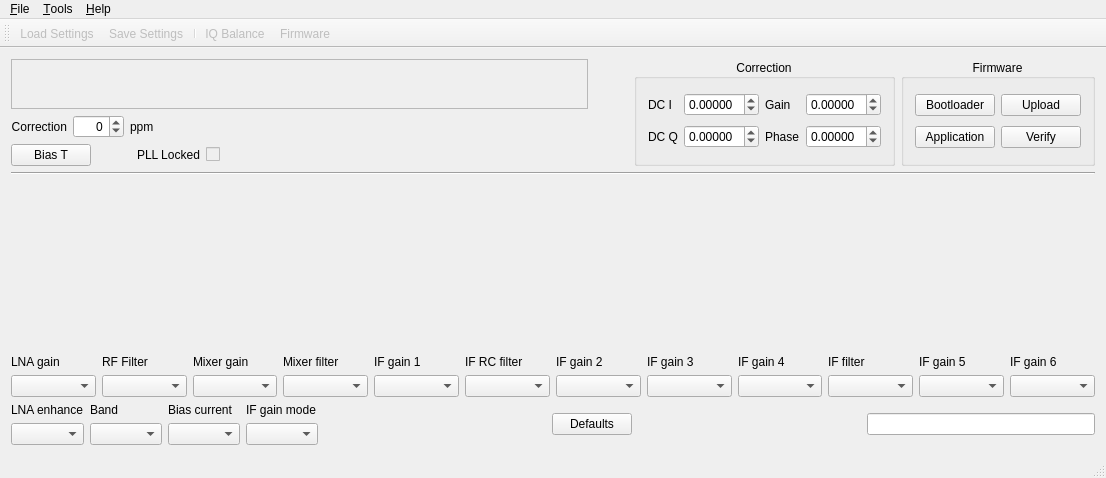
<?xml version="1.0" encoding="UTF-8"?>
<ui version="4.0">
 <class>MainWindow</class>
 <widget class="QMainWindow" name="MainWindow">
  <property name="geometry">
   <rect>
    <x>0</x>
    <y>0</y>
    <width>1106</width>
    <height>478</height>
   </rect>
  </property>
  <property name="windowTitle">
   <string>FUNcube Dongle Controller</string>
  </property>
  <property name="windowIcon">
   <iconset resource="qthid.qrc">
    <normaloff>:/qthid/images/qthid.png</normaloff>:/qthid/images/qthid.png</iconset>
  </property>
  <property name="unifiedTitleAndToolBarOnMac">
   <bool>true</bool>
  </property>
  <widget class="QWidget" name="centralWidget">
   <layout class="QVBoxLayout" name="verticalLayout_2">
    <item>
     <layout class="QHBoxLayout" name="horizontalLayout_4">
      <item>
       <layout class="QVBoxLayout" name="verticalLayout">
        <item>
         <widget class="CFreqCtrl" name="freqCtrl">
          <property name="sizePolicy">
           <sizepolicy hsizetype="Preferred" vsizetype="Preferred">
            <horstretch>0</horstretch>
            <verstretch>0</verstretch>
           </sizepolicy>
          </property>
          <property name="minimumSize">
           <size>
            <width>0</width>
            <height>50</height>
           </size>
          </property>
          <property name="frameShape">
           <enum>QFrame::StyledPanel</enum>
          </property>
          <property name="frameShadow">
           <enum>QFrame::Raised</enum>
          </property>
         </widget>
        </item>
        <item>
         <layout class="QHBoxLayout" name="horizontalLayout_3">
          <property name="sizeConstraint">
           <enum>QLayout::SetMinimumSize</enum>
          </property>
          <item>
           <widget class="QLabel" name="labelCorrection">
            <property name="sizePolicy">
             <sizepolicy hsizetype="Preferred" vsizetype="Minimum">
              <horstretch>0</horstretch>
              <verstretch>0</verstretch>
             </sizepolicy>
            </property>
            <property name="text">
             <string>Correction</string>
            </property>
            <property name="alignment">
             <set>Qt::AlignRight|Qt::AlignTrailing|Qt::AlignVCenter</set>
            </property>
           </widget>
          </item>
          <item>
           <widget class="QSpinBox" name="spinBoxCorr">
            <property name="sizePolicy">
             <sizepolicy hsizetype="Preferred" vsizetype="Minimum">
              <horstretch>0</horstretch>
              <verstretch>0</verstretch>
             </sizepolicy>
            </property>
            <property name="toolTip">
             <string>Frequency correction</string>
            </property>
            <property name="statusTip">
             <string>Frequency correction</string>
            </property>
            <property name="alignment">
             <set>Qt::AlignRight|Qt::AlignTrailing|Qt::AlignVCenter</set>
            </property>
            <property name="minimum">
             <number>-500</number>
            </property>
            <property name="maximum">
             <number>500</number>
            </property>
           </widget>
          </item>
          <item>
           <widget class="QLabel" name="labelCorrection_2">
            <property name="sizePolicy">
             <sizepolicy hsizetype="Preferred" vsizetype="Minimum">
              <horstretch>0</horstretch>
              <verstretch>0</verstretch>
             </sizepolicy>
            </property>
            <property name="text">
             <string>ppm</string>
            </property>
           </widget>
          </item>
          <item>
           <spacer name="horizontalSpacer_4">
            <property name="orientation">
             <enum>Qt::Horizontal</enum>
            </property>
            <property name="sizeHint" stdset="0">
             <size>
              <width>40</width>
              <height>20</height>
             </size>
            </property>
           </spacer>
          </item>
         </layout>
        </item>
        <item>
         <layout class="QHBoxLayout" name="horizontalLayout">
          <item>
           <widget class="QPushButton" name="pushButtonBiasT">
            <property name="sizePolicy">
             <sizepolicy hsizetype="Minimum" vsizetype="Fixed">
              <horstretch>0</horstretch>
              <verstretch>0</verstretch>
             </sizepolicy>
            </property>
            <property name="toolTip">
             <string>Switch power to bias tee ON/OFF.
Requires FCD with S/N TBD or above.</string>
            </property>
            <property name="statusTip">
             <string>Bias T ON/OFF</string>
            </property>
            <property name="text">
             <string>Bias T</string>
            </property>
            <property name="checkable">
             <bool>true</bool>
            </property>
           </widget>
          </item>
          <item>
           <spacer name="horizontalSpacer_6">
            <property name="orientation">
             <enum>Qt::Horizontal</enum>
            </property>
            <property name="sizeType">
             <enum>QSizePolicy::Minimum</enum>
            </property>
            <property name="sizeHint" stdset="0">
             <size>
              <width>40</width>
              <height>20</height>
             </size>
            </property>
           </spacer>
          </item>
          <item>
           <widget class="QLabel" name="labelPLLlock">
            <property name="text">
             <string>PLL Locked</string>
            </property>
           </widget>
          </item>
          <item>
           <widget class="QCheckBox" name="checkBoxPLLLock">
            <property name="enabled">
             <bool>false</bool>
            </property>
            <property name="text">
             <string/>
            </property>
            <property name="checkable">
             <bool>true</bool>
            </property>
            <property name="checked">
             <bool>false</bool>
            </property>
            <property name="autoExclusive">
             <bool>false</bool>
            </property>
            <property name="tristate">
             <bool>false</bool>
            </property>
           </widget>
          </item>
          <item>
           <spacer name="horizontalSpacer_3">
            <property name="orientation">
             <enum>Qt::Horizontal</enum>
            </property>
            <property name="sizeHint" stdset="0">
             <size>
              <width>40</width>
              <height>20</height>
             </size>
            </property>
           </spacer>
          </item>
         </layout>
        </item>
       </layout>
      </item>
      <item>
       <spacer name="horizontalSpacer_5">
        <property name="orientation">
         <enum>Qt::Horizontal</enum>
        </property>
        <property name="sizeType">
         <enum>QSizePolicy::Preferred</enum>
        </property>
        <property name="sizeHint" stdset="0">
         <size>
          <width>40</width>
          <height>20</height>
         </size>
        </property>
       </spacer>
      </item>
      <item>
       <widget class="QGroupBox" name="groupBoxFreqCorr">
        <property name="title">
         <string>Correction</string>
        </property>
        <property name="alignment">
         <set>Qt::AlignCenter</set>
        </property>
        <layout class="QGridLayout" name="gridLayout_5">
         <item row="0" column="0">
          <widget class="QLabel" name="labelDCI">
           <property name="text">
            <string>DC I</string>
           </property>
          </widget>
         </item>
         <item row="0" column="1">
          <widget class="QDoubleSpinBox" name="doubleSpinBoxDCI">
           <property name="decimals">
            <number>5</number>
           </property>
           <property name="minimum">
            <double>-1.000000000000000</double>
           </property>
           <property name="maximum">
            <double>1.000000000000000</double>
           </property>
           <property name="singleStep">
            <double>0.000030000000000</double>
           </property>
           <property name="value">
            <double>0.000000000000000</double>
           </property>
          </widget>
         </item>
         <item row="0" column="2">
          <widget class="QLabel" name="labelGain">
           <property name="text">
            <string>Gain</string>
           </property>
          </widget>
         </item>
         <item row="0" column="3">
          <widget class="QDoubleSpinBox" name="doubleSpinBoxGain">
           <property name="readOnly">
            <bool>false</bool>
           </property>
           <property name="decimals">
            <number>5</number>
           </property>
           <property name="minimum">
            <double>-1.000000000000000</double>
           </property>
           <property name="maximum">
            <double>1.000000000000000</double>
           </property>
           <property name="singleStep">
            <double>0.000030000000000</double>
           </property>
          </widget>
         </item>
         <item row="1" column="0">
          <widget class="QLabel" name="labelDCQ">
           <property name="text">
            <string>DC Q</string>
           </property>
          </widget>
         </item>
         <item row="1" column="1">
          <widget class="QDoubleSpinBox" name="doubleSpinBoxDCQ">
           <property name="decimals">
            <number>5</number>
           </property>
           <property name="minimum">
            <double>-1.000000000000000</double>
           </property>
           <property name="maximum">
            <double>1.000000000000000</double>
           </property>
           <property name="singleStep">
            <double>0.000030000000000</double>
           </property>
          </widget>
         </item>
         <item row="1" column="2">
          <widget class="QLabel" name="labelPhase">
           <property name="text">
            <string>Phase</string>
           </property>
          </widget>
         </item>
         <item row="1" column="3">
          <widget class="QDoubleSpinBox" name="doubleSpinBoxPhase">
           <property name="decimals">
            <number>5</number>
           </property>
           <property name="minimum">
            <double>-1.000000000000000</double>
           </property>
           <property name="maximum">
            <double>1.000000000000000</double>
           </property>
           <property name="singleStep">
            <double>0.000030000000000</double>
           </property>
          </widget>
         </item>
        </layout>
       </widget>
      </item>
      <item>
       <widget class="QGroupBox" name="groupBoxFw">
        <property name="title">
         <string>Firmware</string>
        </property>
        <property name="alignment">
         <set>Qt::AlignCenter</set>
        </property>
        <layout class="QGridLayout" name="gridLayout">
         <item row="1" column="1">
          <widget class="QPushButton" name="pushButtonVerifyFirmware">
           <property name="toolTip">
            <string>Verify the firmware on the FCD</string>
           </property>
           <property name="statusTip">
            <string>Verify the firmware</string>
           </property>
           <property name="whatsThis">
            <string>Verify the firmware in the Funcube Dongle against a firmware on disk</string>
           </property>
           <property name="text">
            <string>Verify</string>
           </property>
          </widget>
         </item>
         <item row="0" column="1">
          <widget class="QPushButton" name="pushButtonUpdateFirmware">
           <property name="sizePolicy">
            <sizepolicy hsizetype="Minimum" vsizetype="Fixed">
             <horstretch>0</horstretch>
             <verstretch>0</verstretch>
            </sizepolicy>
           </property>
           <property name="toolTip">
            <string>Upload new firmware</string>
           </property>
           <property name="statusTip">
            <string>Upload new firmware</string>
           </property>
           <property name="whatsThis">
            <string>Click this buttin to upload new firmware to the Funcube Dongle</string>
           </property>
           <property name="text">
            <string>Upload</string>
           </property>
          </widget>
         </item>
         <item row="1" column="0">
          <widget class="QPushButton" name="pushButtonBLReset">
           <property name="sizePolicy">
            <sizepolicy hsizetype="Minimum" vsizetype="Fixed">
             <horstretch>0</horstretch>
             <verstretch>0</verstretch>
            </sizepolicy>
           </property>
           <property name="toolTip">
            <string>Switch to application mode</string>
           </property>
           <property name="statusTip">
            <string>Switch to application mode</string>
           </property>
           <property name="whatsThis">
            <string>This button switches the Funcube Dongle back to application mode</string>
           </property>
           <property name="text">
            <string>Application</string>
           </property>
          </widget>
         </item>
         <item row="0" column="0">
          <widget class="QPushButton" name="pushButtonAppReset">
           <property name="sizePolicy">
            <sizepolicy hsizetype="Minimum" vsizetype="Fixed">
             <horstretch>0</horstretch>
             <verstretch>0</verstretch>
            </sizepolicy>
           </property>
           <property name="toolTip">
            <string>Switch to bootloader mode</string>
           </property>
           <property name="statusTip">
            <string>Switch to bootloader mode</string>
           </property>
           <property name="whatsThis">
            <string>This button switches the Funcube Dongle to bootloader mode where you can upload new firmware</string>
           </property>
           <property name="text">
            <string>Bootloader</string>
           </property>
           <property name="checkable">
            <bool>false</bool>
           </property>
          </widget>
         </item>
        </layout>
       </widget>
      </item>
     </layout>
    </item>
    <item>
     <widget class="Line" name="line">
      <property name="orientation">
       <enum>Qt::Horizontal</enum>
      </property>
     </widget>
    </item>
    <item>
     <widget class="QLabel" name="labelRfChain">
      <property name="sizePolicy">
       <sizepolicy hsizetype="MinimumExpanding" vsizetype="MinimumExpanding">
        <horstretch>0</horstretch>
        <verstretch>0</verstretch>
       </sizepolicy>
      </property>
      <property name="text">
       <string/>
      </property>
      <property name="pixmap">
       <pixmap resource="qthid.qrc">:/qthid/images/rfchain.png</pixmap>
      </property>
     </widget>
    </item>
    <item>
     <layout class="QGridLayout" name="gridLayout_4">
      <item row="0" column="0">
       <widget class="QLabel" name="labelLNAGain">
        <property name="text">
         <string>LNA gain</string>
        </property>
       </widget>
      </item>
      <item row="0" column="2">
       <widget class="QLabel" name="labelMixerGain">
        <property name="text">
         <string>Mixer gain</string>
        </property>
       </widget>
      </item>
      <item row="0" column="3">
       <widget class="QLabel" name="labelMixerFilter">
        <property name="text">
         <string>Mixer filter</string>
        </property>
       </widget>
      </item>
      <item row="0" column="4">
       <widget class="QLabel" name="labelIFGain1">
        <property name="text">
         <string>IF gain 1</string>
        </property>
       </widget>
      </item>
      <item row="0" column="5">
       <widget class="QLabel" name="labelIFRCfilter">
        <property name="text">
         <string>IF RC filter</string>
        </property>
       </widget>
      </item>
      <item row="0" column="6">
       <widget class="QLabel" name="labelIFGain2">
        <property name="text">
         <string>IF gain 2</string>
        </property>
       </widget>
      </item>
      <item row="0" column="7">
       <widget class="QLabel" name="labelIFGain3">
        <property name="text">
         <string>IF gain 3</string>
        </property>
       </widget>
      </item>
      <item row="0" column="8">
       <widget class="QLabel" name="label">
        <property name="text">
         <string>IF gain 4</string>
        </property>
       </widget>
      </item>
      <item row="0" column="9">
       <widget class="QLabel" name="labelFilter">
        <property name="text">
         <string>IF filter</string>
        </property>
       </widget>
      </item>
      <item row="0" column="10">
       <widget class="QLabel" name="labelIFGain5">
        <property name="text">
         <string>IF gain 5</string>
        </property>
       </widget>
      </item>
      <item row="0" column="11">
       <widget class="QLabel" name="labelIFGain6">
        <property name="text">
         <string>IF gain 6</string>
        </property>
       </widget>
      </item>
      <item row="1" column="0">
       <widget class="QComboBox" name="comboBoxLNAGain"/>
      </item>
      <item row="1" column="1">
       <widget class="QComboBox" name="comboBoxRfFilter">
        <property name="toolTip">
         <string>RF filter. Filter bank depends on current band selection.
This is selected automatically by the Funcube Dongle whenever
the frequency changes but you can force it to use a specific filter.</string>
        </property>
        <property name="statusTip">
         <string>Choose a different RF filter</string>
        </property>
       </widget>
      </item>
      <item row="1" column="2">
       <widget class="QComboBox" name="comboBoxMixerGain"/>
      </item>
      <item row="1" column="3">
       <widget class="QComboBox" name="comboBoxMixerFilter"/>
      </item>
      <item row="1" column="4">
       <widget class="QComboBox" name="comboBoxIFGain1"/>
      </item>
      <item row="1" column="5">
       <widget class="QComboBox" name="comboBoxIFRCFilter"/>
      </item>
      <item row="1" column="6">
       <widget class="QComboBox" name="comboBoxIFGain2"/>
      </item>
      <item row="1" column="7">
       <widget class="QComboBox" name="comboBoxIFGain3"/>
      </item>
      <item row="1" column="8">
       <widget class="QComboBox" name="comboBoxIFGain4"/>
      </item>
      <item row="1" column="9">
       <widget class="QComboBox" name="comboBoxIFFilter"/>
      </item>
      <item row="1" column="10">
       <widget class="QComboBox" name="comboBoxIFGain5"/>
      </item>
      <item row="1" column="11">
       <widget class="QComboBox" name="comboBoxIFGain6"/>
      </item>
      <item row="0" column="1">
       <widget class="QLabel" name="labelRFFilter">
        <property name="text">
         <string>RF Filter</string>
        </property>
       </widget>
      </item>
     </layout>
    </item>
    <item>
     <layout class="QHBoxLayout" name="horizontalLayout_2">
      <item>
       <layout class="QGridLayout" name="gridLayout_3">
        <item row="0" column="1">
         <widget class="QLabel" name="labelBand">
          <property name="text">
           <string>Band</string>
          </property>
         </widget>
        </item>
        <item row="0" column="2">
         <widget class="QLabel" name="labelBiasCurrent">
          <property name="text">
           <string>Bias current</string>
          </property>
         </widget>
        </item>
        <item row="0" column="3">
         <widget class="QLabel" name="labelIFgainmode">
          <property name="text">
           <string>IF gain mode</string>
          </property>
         </widget>
        </item>
        <item row="1" column="0">
         <widget class="QComboBox" name="comboBoxLNAEnhance"/>
        </item>
        <item row="1" column="1">
         <widget class="QComboBox" name="comboBoxBand">
          <property name="enabled">
           <bool>true</bool>
          </property>
          <property name="toolTip">
           <string>Frequency band. Determines available RF filters.
The frequency band is updated automatically by the Funcube Dongle
whenever the frequency changes, but you can also force the dongle to
a specific band.</string>
          </property>
          <property name="statusTip">
           <string>Choose a different frequency band</string>
          </property>
         </widget>
        </item>
        <item row="1" column="2">
         <widget class="QComboBox" name="comboBoxBiasCurrent"/>
        </item>
        <item row="1" column="3">
         <widget class="QComboBox" name="comboBoxIFGainMode"/>
        </item>
        <item row="0" column="0">
         <widget class="QLabel" name="labelLNAEnhance">
          <property name="text">
           <string>LNA enhance</string>
          </property>
         </widget>
        </item>
       </layout>
      </item>
      <item>
       <spacer name="horizontalSpacer">
        <property name="orientation">
         <enum>Qt::Horizontal</enum>
        </property>
        <property name="sizeHint" stdset="0">
         <size>
          <width>40</width>
          <height>20</height>
         </size>
        </property>
       </spacer>
      </item>
      <item>
       <widget class="QPushButton" name="pushButtonDefaults">
        <property name="toolTip">
         <string>Reset FCD to default settings</string>
        </property>
        <property name="statusTip">
         <string>Load defaults</string>
        </property>
        <property name="text">
         <string>Defaults</string>
        </property>
       </widget>
      </item>
      <item>
       <spacer name="horizontalSpacer_2">
        <property name="orientation">
         <enum>Qt::Horizontal</enum>
        </property>
        <property name="sizeHint" stdset="0">
         <size>
          <width>40</width>
          <height>20</height>
         </size>
        </property>
       </spacer>
      </item>
      <item>
       <widget class="QLineEdit" name="fcdStatusLine">
        <property name="sizePolicy">
         <sizepolicy hsizetype="MinimumExpanding" vsizetype="Fixed">
          <horstretch>0</horstretch>
          <verstretch>0</verstretch>
         </sizepolicy>
        </property>
        <property name="alignment">
         <set>Qt::AlignCenter</set>
        </property>
        <property name="readOnly">
         <bool>true</bool>
        </property>
       </widget>
      </item>
     </layout>
    </item>
   </layout>
  </widget>
  <widget class="QMenuBar" name="menuBar">
   <property name="geometry">
    <rect>
     <x>0</x>
     <y>0</y>
     <width>1106</width>
     <height>25</height>
    </rect>
   </property>
   <widget class="QMenu" name="menuFile">
    <property name="title">
     <string>&amp;File</string>
    </property>
    <addaction name="actionLoad"/>
    <addaction name="actionSave"/>
    <addaction name="separator"/>
    <addaction name="actionQuit"/>
   </widget>
   <widget class="QMenu" name="menuHelp">
    <property name="title">
     <string>&amp;Help</string>
    </property>
    <addaction name="actionAbout"/>
    <addaction name="actionAboutQt"/>
   </widget>
   <widget class="QMenu" name="menu_Tools">
    <property name="title">
     <string>&amp;Tools</string>
    </property>
    <addaction name="actionFirmware"/>
    <addaction name="actionBalance"/>
   </widget>
   <addaction name="menuFile"/>
   <addaction name="menu_Tools"/>
   <addaction name="menuHelp"/>
  </widget>
  <widget class="QToolBar" name="mainToolBar">
   <property name="toolButtonStyle">
    <enum>Qt::ToolButtonFollowStyle</enum>
   </property>
   <attribute name="toolBarArea">
    <enum>TopToolBarArea</enum>
   </attribute>
   <attribute name="toolBarBreak">
    <bool>false</bool>
   </attribute>
   <addaction name="actionLoad"/>
   <addaction name="actionSave"/>
   <addaction name="separator"/>
   <addaction name="actionBalance"/>
   <addaction name="actionFirmware"/>
  </widget>
  <widget class="QStatusBar" name="statusBar"/>
  <action name="actionAbout">
   <property name="icon">
    <iconset resource="qthid.qrc">
     <normaloff>:/qthid/images/info.png</normaloff>:/qthid/images/info.png</iconset>
   </property>
   <property name="text">
    <string>About</string>
   </property>
   <property name="toolTip">
    <string>Information about Qthid</string>
   </property>
  </action>
  <action name="actionAboutQt">
   <property name="icon">
    <iconset resource="qthid.qrc">
     <normaloff>:/qthid/images/info.png</normaloff>:/qthid/images/info.png</iconset>
   </property>
   <property name="text">
    <string>About Qt</string>
   </property>
   <property name="toolTip">
    <string>Information about Qt</string>
   </property>
  </action>
  <action name="actionQuit">
   <property name="icon">
    <iconset resource="qthid.qrc">
     <normaloff>:/qthid/images/quit.png</normaloff>:/qthid/images/quit.png</iconset>
   </property>
   <property name="text">
    <string>&amp;Quit</string>
   </property>
   <property name="shortcut">
    <string>Ctrl+Q</string>
   </property>
  </action>
  <action name="actionLoad">
   <property name="enabled">
    <bool>false</bool>
   </property>
   <property name="icon">
    <iconset resource="qthid.qrc">
     <normaloff>:/qthid/images/open.png</normaloff>:/qthid/images/open.png</iconset>
   </property>
   <property name="text">
    <string>Load Settings</string>
   </property>
   <property name="toolTip">
    <string>Load FCD settings from file</string>
   </property>
   <property name="statusTip">
    <string>Load FCD settings from a file</string>
   </property>
  </action>
  <action name="actionSave">
   <property name="enabled">
    <bool>false</bool>
   </property>
   <property name="icon">
    <iconset resource="qthid.qrc">
     <normaloff>:/qthid/images/save.png</normaloff>:/qthid/images/save.png</iconset>
   </property>
   <property name="text">
    <string>Save Settings</string>
   </property>
   <property name="toolTip">
    <string>Save FCD settings to file</string>
   </property>
   <property name="statusTip">
    <string>Save FCD settings to a file</string>
   </property>
  </action>
  <action name="actionBalance">
   <property name="enabled">
    <bool>false</bool>
   </property>
   <property name="icon">
    <iconset resource="qthid.qrc">
     <normaloff>:/qthid/images/iq.png</normaloff>:/qthid/images/iq.png</iconset>
   </property>
   <property name="text">
    <string>IQ Balance</string>
   </property>
   <property name="toolTip">
    <string>Open I/Q calibration window</string>
   </property>
   <property name="statusTip">
    <string>Open I/Q calibration window</string>
   </property>
  </action>
  <action name="actionFirmware">
   <property name="enabled">
    <bool>false</bool>
   </property>
   <property name="icon">
    <iconset resource="qthid.qrc">
     <normaloff>:/qthid/images/fw.png</normaloff>:/qthid/images/fw.png</iconset>
   </property>
   <property name="text">
    <string>Firmware</string>
   </property>
   <property name="toolTip">
    <string>Open firmware tools</string>
   </property>
   <property name="statusTip">
    <string>Open firmware tools</string>
   </property>
  </action>
  <action name="actionHelp">
   <property name="icon">
    <iconset resource="qthid.qrc">
     <normaloff>:/qthid/images/help.png</normaloff>:/qthid/images/help.png</iconset>
   </property>
   <property name="text">
    <string>What's This?</string>
   </property>
   <property name="toolTip">
    <string>Enter What's This?</string>
   </property>
  </action>
 </widget>
 <layoutdefault spacing="6" margin="11"/>
 <customwidgets>
  <customwidget>
   <class>CFreqCtrl</class>
   <extends>QFrame</extends>
   <header>freqctrl.h</header>
   <container>1</container>
  </customwidget>
 </customwidgets>
 <resources>
  <include location="qthid.qrc"/>
 </resources>
 <connections>
  <connection>
   <sender>actionQuit</sender>
   <signal>activated()</signal>
   <receiver>MainWindow</receiver>
   <slot>close()</slot>
   <hints>
    <hint type="sourcelabel">
     <x>-1</x>
     <y>-1</y>
    </hint>
    <hint type="destinationlabel">
     <x>494</x>
     <y>181</y>
    </hint>
   </hints>
  </connection>
 </connections>
</ui>
